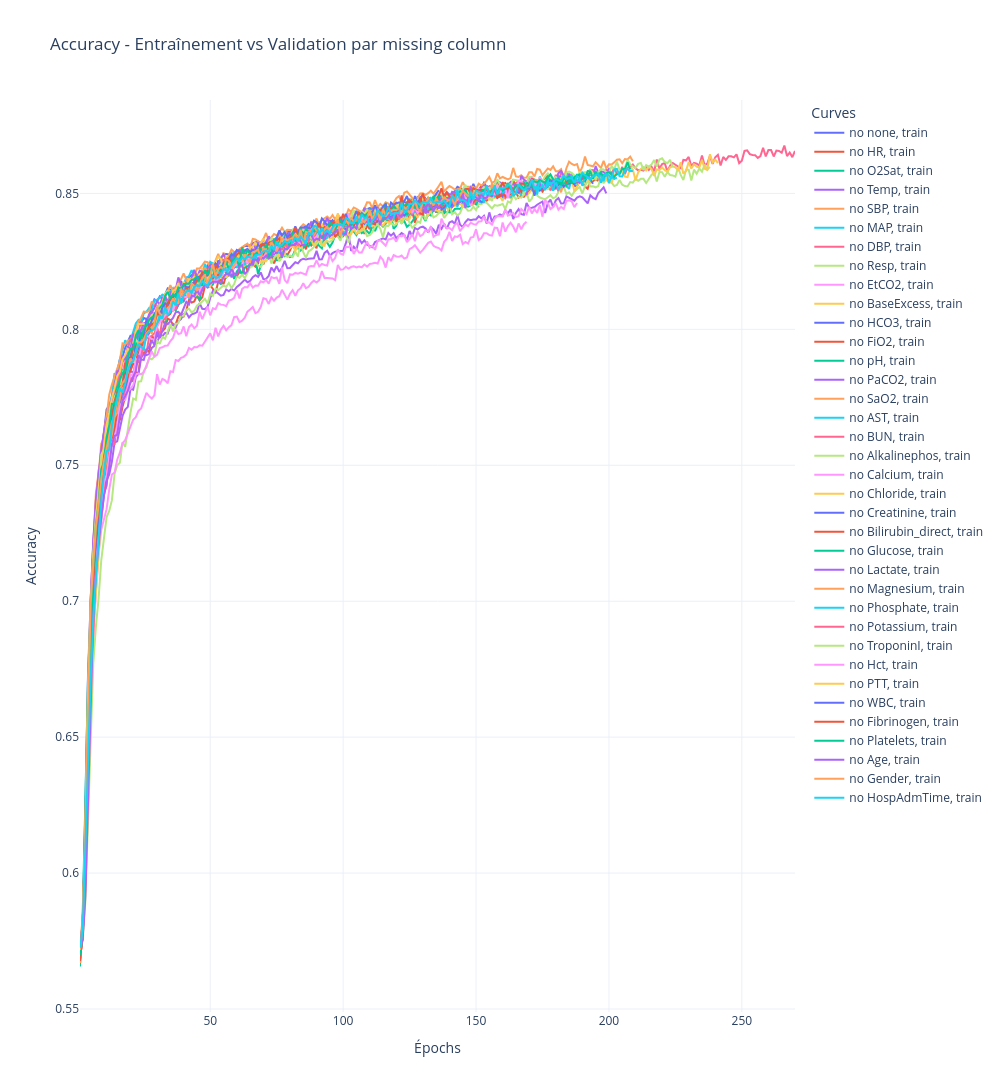
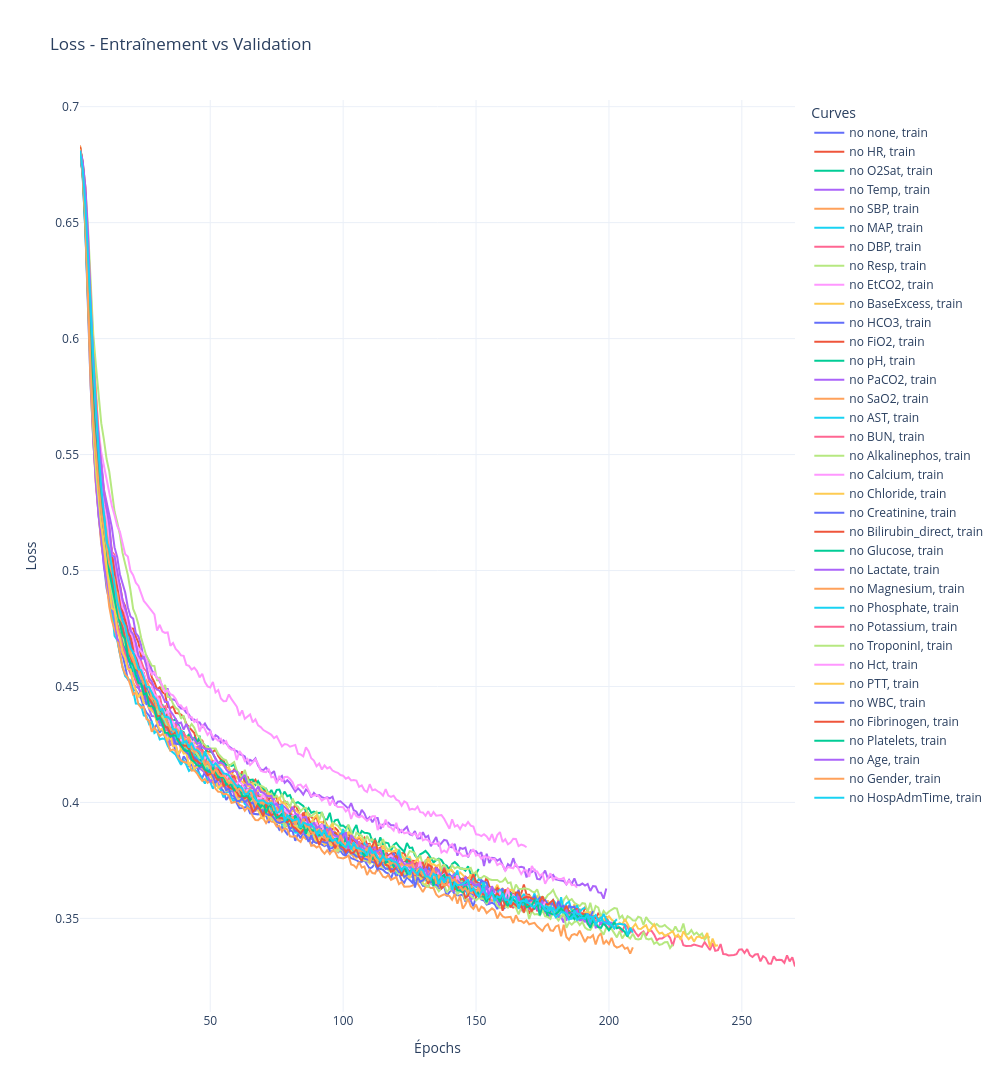

The code cell stored with these charts, in order, in its notebook:
### Code cell
plot_n_training_histories(histories=histories, labels=labels, show_validation=False, show_entrainement=True)

### Figure 1 — Plotly figure (JSON) as saved in the notebook; plotly's stock layout.template omitted (floating-point values rounded to 4 significant figures; data arrays with more than 128 entries replaced by an {"elided": "..."} marker saying what was removed)
{"data": [{"line": {"dash": "solid"}, "mode": "lines", "name": "no none, train", "type": "scatter", "x": {"elided": "161 int values"}, "y": {"elided": "161 float values"}}, {"line": {"dash": "solid"}, "mode": "lines", "name": "no HR, train", "type": "scatter", "x": {"elided": "200 int values"}, "y": {"elided": "200 float values"}}, {"line": {"dash": "solid"}, "mode": "lines", "name": "no O2Sat, train", "type": "scatter", "x": {"elided": "151 int values"}, "y": {"elided": "151 float values"}}, {"line": {"dash": "solid"}, "mode": "lines", "name": "no Temp, train", "type": "scatter", "x": {"elided": "199 int values"}, "y": {"elided": "199 float values"}}, {"line": {"dash": "solid"}, "mode": "lines", "name": "no SBP, train", "type": "scatter", "x": {"elided": "185 int values"}, "y": {"elided": "185 float values"}}, {"line": {"dash": "solid"}, "mode": "lines", "name": "no MAP, train", "type": "scatter", "x": {"elided": "168 int values"}, "y": {"elided": "168 float values"}}, {"line": {"dash": "solid"}, "mode": "lines", "name": "no DBP, train", "type": "scatter", "x": {"elided": "270 int values"}, "y": {"elided": "270 float values"}}, {"line": {"dash": "solid"}, "mode": "lines", "name": "no Resp, train", "type": "scatter", "x": {"elided": "238 int values"}, "y": {"elided": "238 float values"}}, {"line": {"dash": "solid"}, "mode": "lines", "name": "no EtCO2, train", "type": "scatter", "x": {"elided": "169 int values"}, "y": {"elided": "169 float values"}}, {"line": {"dash": "solid"}, "mode": "lines", "name": "no BaseExcess, train", "type": "scatter", "x": {"elided": "241 int values"}, "y": {"elided": "241 float values"}}, {"line": {"dash": "solid"}, "mode": "lines", "name": "no HCO3, train", "type": "scatter", "x": {"elided": "152 int values"}, "y": {"elided": "152 float values"}}, {"line": {"dash": "solid"}, "mode": "lines", "name": "no FiO2, train", "type": "scatter", "x": {"elided": "177 int values"}, "y": {"elided": "177 float values"}}, {"line": {"dash": "solid"}, "mode": "lines", "name": "no pH, train", "type": "scatter", "x": {"elided": "160 int values"}, "y": {"elided": "160 float values"}}, {"line": {"dash": "solid"}, "mode": "lines", "name": "no PaCO2, train", "type": "scatter", "x": {"elided": "185 int values"}, "y": {"elided": "185 float values"}}, {"line": {"dash": "solid"}, "mode": "lines", "name": "no SaO2, train", "type": "scatter", "x": {"elided": "209 int values"}, "y": {"elided": "209 float values"}}, {"line": {"dash": "solid"}, "mode": "lines", "name": "no AST, train", "type": "scatter", "x": {"elided": "191 int values"}, "y": {"elided": "191 float values"}}, {"line": {"dash": "solid"}, "mode": "lines", "name": "no BUN, train", "type": "scatter", "x": {"elided": "181 int values"}, "y": {"elided": "181 float values"}}, {"line": {"dash": "solid"}, "mode": "lines", "name": "no Alkalinephos, train", "type": "scatter", "x": {"elided": "193 int values"}, "y": {"elided": "193 float values"}}, {"line": {"dash": "solid"}, "mode": "lines", "name": "no Calcium, train", "type": "scatter", "x": {"elided": "188 int values"}, "y": {"elided": "188 float values"}}, {"line": {"dash": "solid"}, "mode": "lines", "name": "no Chloride, train", "type": "scatter", "x": {"elided": "142 int values"}, "y": {"elided": "142 float values"}}, {"line": {"dash": "solid"}, "mode": "lines", "name": "no Creatinine, train", "type": "scatter", "x": {"elided": "194 int values"}, "y": {"elided": "194 float values"}}, {"line": {"dash": "solid"}, "mode": "lines", "name": "no Bilirubin_direct, train", "type": "scatter", "x": {"elided": "196 int values"}, "y": {"elided": "196 float values"}}, {"line": {"dash": "solid"}, "mode": "lines", "name": "no Glucose, train", "type": "scatter", "x": {"elided": "193 int values"}, "y": {"elided": "193 float values"}}, {"line": {"dash": "solid"}, "mode": "lines", "name": "no Lactate, train", "type": "scatter", "x": {"elided": "201 int values"}, "y": {"elided": "201 float values"}}, {"line": {"dash": "solid"}, "mode": "lines", "name": "no Magnesium, train", "type": "scatter", "x": {"elided": "157 int values"}, "y": {"elided": "157 float values"}}, {"line": {"dash": "solid"}, "mode": "lines", "name": "no Phosphate, train", "type": "scatter", "x": {"elided": "203 int values"}, "y": {"elided": "203 float values"}}, {"line": {"dash": "solid"}, "mode": "lines", "name": "no Potassium, train", "type": "scatter", "x": {"elided": "148 int values"}, "y": {"elided": "148 float values"}}, {"line": {"dash": "solid"}, "mode": "lines", "name": "no TroponinI, train", "type": "scatter", "x": {"elided": "224 int values"}, "y": {"elided": "224 float values"}}, {"line": {"dash": "solid"}, "mode": "lines", "name": "no Hct, train", "type": "scatter", "x": {"elided": "176 int values"}, "y": {"elided": "176 float values"}}, {"line": {"dash": "solid"}, "mode": "lines", "name": "no PTT, train", "type": "scatter", "x": {"elided": "133 int values"}, "y": {"elided": "133 float values"}}, {"line": {"dash": "solid"}, "mode": "lines", "name": "no WBC, train", "type": "scatter", "x": {"elided": "136 int values"}, "y": {"elided": "136 float values"}}, {"line": {"dash": "solid"}, "mode": "lines", "name": "no Fibrinogen, train", "type": "scatter", "x": {"elided": "172 int values"}, "y": {"elided": "172 float values"}}, {"line": {"dash": "solid"}, "mode": "lines", "name": "no Platelets, train", "type": "scatter", "x": {"elided": "208 int values"}, "y": {"elided": "208 float values"}}, {"line": {"dash": "solid"}, "mode": "lines", "name": "no Age, train", "type": "scatter", "x": {"elided": "157 int values"}, "y": {"elided": "157 float values"}}, {"line": {"dash": "solid"}, "mode": "lines", "name": "no Gender, train", "type": "scatter", "x": {"elided": "152 int values"}, "y": {"elided": "152 float values"}}, {"line": {"dash": "solid"}, "mode": "lines", "name": "no HospAdmTime, train", "type": "scatter", "x": {"elided": "209 int values"}, "y": {"elided": "209 float values"}}], "layout": {"autosize": false, "height": 2000, "legend": {"title": {"text": "Curves"}}, "title": {"text": "Accuracy - Entraînement vs Validation par missing column"}, "width": 1000, "xaxis": {"title": {"text": "Épochs"}}, "yaxis": {"title": {"text": "Accuracy"}}}}

### Figure 2 — Plotly figure (JSON) as saved in the notebook; plotly's stock layout.template omitted (floating-point values rounded to 4 significant figures; data arrays with more than 128 entries replaced by an {"elided": "..."} marker saying what was removed)
{"data": [{"line": {"dash": "solid"}, "mode": "lines", "name": "no none, train", "type": "scatter", "x": {"elided": "161 int values"}, "y": {"elided": "161 float values"}}, {"line": {"dash": "solid"}, "mode": "lines", "name": "no HR, train", "type": "scatter", "x": {"elided": "200 int values"}, "y": {"elided": "200 float values"}}, {"line": {"dash": "solid"}, "mode": "lines", "name": "no O2Sat, train", "type": "scatter", "x": {"elided": "151 int values"}, "y": {"elided": "151 float values"}}, {"line": {"dash": "solid"}, "mode": "lines", "name": "no Temp, train", "type": "scatter", "x": {"elided": "199 int values"}, "y": {"elided": "199 float values"}}, {"line": {"dash": "solid"}, "mode": "lines", "name": "no SBP, train", "type": "scatter", "x": {"elided": "185 int values"}, "y": {"elided": "185 float values"}}, {"line": {"dash": "solid"}, "mode": "lines", "name": "no MAP, train", "type": "scatter", "x": {"elided": "168 int values"}, "y": {"elided": "168 float values"}}, {"line": {"dash": "solid"}, "mode": "lines", "name": "no DBP, train", "type": "scatter", "x": {"elided": "270 int values"}, "y": {"elided": "270 float values"}}, {"line": {"dash": "solid"}, "mode": "lines", "name": "no Resp, train", "type": "scatter", "x": {"elided": "238 int values"}, "y": {"elided": "238 float values"}}, {"line": {"dash": "solid"}, "mode": "lines", "name": "no EtCO2, train", "type": "scatter", "x": {"elided": "169 int values"}, "y": {"elided": "169 float values"}}, {"line": {"dash": "solid"}, "mode": "lines", "name": "no BaseExcess, train", "type": "scatter", "x": {"elided": "241 int values"}, "y": {"elided": "241 float values"}}, {"line": {"dash": "solid"}, "mode": "lines", "name": "no HCO3, train", "type": "scatter", "x": {"elided": "152 int values"}, "y": {"elided": "152 float values"}}, {"line": {"dash": "solid"}, "mode": "lines", "name": "no FiO2, train", "type": "scatter", "x": {"elided": "177 int values"}, "y": {"elided": "177 float values"}}, {"line": {"dash": "solid"}, "mode": "lines", "name": "no pH, train", "type": "scatter", "x": {"elided": "160 int values"}, "y": {"elided": "160 float values"}}, {"line": {"dash": "solid"}, "mode": "lines", "name": "no PaCO2, train", "type": "scatter", "x": {"elided": "185 int values"}, "y": {"elided": "185 float values"}}, {"line": {"dash": "solid"}, "mode": "lines", "name": "no SaO2, train", "type": "scatter", "x": {"elided": "209 int values"}, "y": {"elided": "209 float values"}}, {"line": {"dash": "solid"}, "mode": "lines", "name": "no AST, train", "type": "scatter", "x": {"elided": "191 int values"}, "y": {"elided": "191 float values"}}, {"line": {"dash": "solid"}, "mode": "lines", "name": "no BUN, train", "type": "scatter", "x": {"elided": "181 int values"}, "y": {"elided": "181 float values"}}, {"line": {"dash": "solid"}, "mode": "lines", "name": "no Alkalinephos, train", "type": "scatter", "x": {"elided": "193 int values"}, "y": {"elided": "193 float values"}}, {"line": {"dash": "solid"}, "mode": "lines", "name": "no Calcium, train", "type": "scatter", "x": {"elided": "188 int values"}, "y": {"elided": "188 float values"}}, {"line": {"dash": "solid"}, "mode": "lines", "name": "no Chloride, train", "type": "scatter", "x": {"elided": "142 int values"}, "y": {"elided": "142 float values"}}, {"line": {"dash": "solid"}, "mode": "lines", "name": "no Creatinine, train", "type": "scatter", "x": {"elided": "194 int values"}, "y": {"elided": "194 float values"}}, {"line": {"dash": "solid"}, "mode": "lines", "name": "no Bilirubin_direct, train", "type": "scatter", "x": {"elided": "196 int values"}, "y": {"elided": "196 float values"}}, {"line": {"dash": "solid"}, "mode": "lines", "name": "no Glucose, train", "type": "scatter", "x": {"elided": "193 int values"}, "y": {"elided": "193 float values"}}, {"line": {"dash": "solid"}, "mode": "lines", "name": "no Lactate, train", "type": "scatter", "x": {"elided": "201 int values"}, "y": {"elided": "201 float values"}}, {"line": {"dash": "solid"}, "mode": "lines", "name": "no Magnesium, train", "type": "scatter", "x": {"elided": "157 int values"}, "y": {"elided": "157 float values"}}, {"line": {"dash": "solid"}, "mode": "lines", "name": "no Phosphate, train", "type": "scatter", "x": {"elided": "203 int values"}, "y": {"elided": "203 float values"}}, {"line": {"dash": "solid"}, "mode": "lines", "name": "no Potassium, train", "type": "scatter", "x": {"elided": "148 int values"}, "y": {"elided": "148 float values"}}, {"line": {"dash": "solid"}, "mode": "lines", "name": "no TroponinI, train", "type": "scatter", "x": {"elided": "224 int values"}, "y": {"elided": "224 float values"}}, {"line": {"dash": "solid"}, "mode": "lines", "name": "no Hct, train", "type": "scatter", "x": {"elided": "176 int values"}, "y": {"elided": "176 float values"}}, {"line": {"dash": "solid"}, "mode": "lines", "name": "no PTT, train", "type": "scatter", "x": {"elided": "133 int values"}, "y": {"elided": "133 float values"}}, {"line": {"dash": "solid"}, "mode": "lines", "name": "no WBC, train", "type": "scatter", "x": {"elided": "136 int values"}, "y": {"elided": "136 float values"}}, {"line": {"dash": "solid"}, "mode": "lines", "name": "no Fibrinogen, train", "type": "scatter", "x": {"elided": "172 int values"}, "y": {"elided": "172 float values"}}, {"line": {"dash": "solid"}, "mode": "lines", "name": "no Platelets, train", "type": "scatter", "x": {"elided": "208 int values"}, "y": {"elided": "208 float values"}}, {"line": {"dash": "solid"}, "mode": "lines", "name": "no Age, train", "type": "scatter", "x": {"elided": "157 int values"}, "y": {"elided": "157 float values"}}, {"line": {"dash": "solid"}, "mode": "lines", "name": "no Gender, train", "type": "scatter", "x": {"elided": "152 int values"}, "y": {"elided": "152 float values"}}, {"line": {"dash": "solid"}, "mode": "lines", "name": "no HospAdmTime, train", "type": "scatter", "x": {"elided": "209 int values"}, "y": {"elided": "209 float values"}}], "layout": {"autosize": false, "height": 2000, "legend": {"title": {"text": "Curves"}}, "title": {"text": "Loss - Entraînement vs Validation"}, "width": 1000, "xaxis": {"title": {"text": "Épochs"}}, "yaxis": {"title": {"text": "Loss"}}}}
